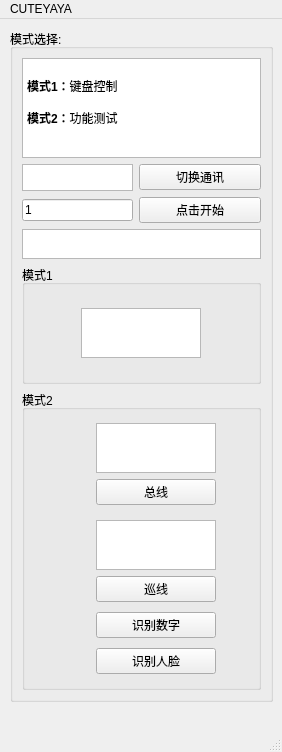
<?xml version="1.0" encoding="UTF-8"?>
<ui version="4.0">
 <class>MainWindow</class>
 <widget class="QMainWindow" name="MainWindow">
  <property name="geometry">
   <rect>
    <x>0</x>
    <y>0</y>
    <width>282</width>
    <height>752</height>
   </rect>
  </property>
  <property name="windowTitle">
   <string>MainWindow</string>
  </property>
  <widget class="QWidget" name="centralwidget">
   <widget class="QWidget" name="gridLayoutWidget">
    <property name="geometry">
     <rect>
      <x>10</x>
      <y>10</y>
      <width>263</width>
      <height>673</height>
     </rect>
    </property>
    <layout class="QGridLayout" name="gridLayout">
     <item row="0" column="0">
      <widget class="QGroupBox" name="groupBox">
       <property name="maximumSize">
        <size>
         <width>400</width>
         <height>16777215</height>
        </size>
       </property>
       <property name="title">
        <string>模式选择:</string>
       </property>
       <layout class="QGridLayout" name="gridLayout_3">
        <item row="6" column="0" colspan="2">
         <widget class="QGroupBox" name="groupBox_2">
          <property name="maximumSize">
           <size>
            <width>300</width>
            <height>300</height>
           </size>
          </property>
          <property name="title">
           <string>模式2</string>
          </property>
          <layout class="QHBoxLayout" name="horizontalLayout">
           <item>
            <spacer name="horizontalSpacer">
             <property name="orientation">
              <enum>Qt::Horizontal</enum>
             </property>
             <property name="sizeType">
              <enum>QSizePolicy::Preferred</enum>
             </property>
             <property name="sizeHint" stdset="0">
              <size>
               <width>0</width>
               <height>0</height>
              </size>
             </property>
            </spacer>
           </item>
           <item>
            <spacer name="horizontalSpacer_2">
             <property name="orientation">
              <enum>Qt::Horizontal</enum>
             </property>
             <property name="sizeType">
              <enum>QSizePolicy::Maximum</enum>
             </property>
             <property name="sizeHint" stdset="0">
              <size>
               <width>30</width>
               <height>0</height>
              </size>
             </property>
            </spacer>
           </item>
           <item>
            <layout class="QVBoxLayout" name="verticalLayout_2">
             <item>
              <spacer name="verticalSpacer_6">
               <property name="orientation">
                <enum>Qt::Vertical</enum>
               </property>
               <property name="sizeType">
                <enum>QSizePolicy::Maximum</enum>
               </property>
               <property name="sizeHint" stdset="0">
                <size>
                 <width>20</width>
                 <height>40</height>
                </size>
               </property>
              </spacer>
             </item>
             <item>
              <widget class="QTextEdit" name="textEdit_6">
               <property name="maximumSize">
                <size>
                 <width>120</width>
                 <height>50</height>
                </size>
               </property>
              </widget>
             </item>
             <item>
              <widget class="QPushButton" name="pushButton_3">
               <property name="maximumSize">
                <size>
                 <width>120</width>
                 <height>16777215</height>
                </size>
               </property>
               <property name="text">
                <string>总线</string>
               </property>
              </widget>
             </item>
             <item>
              <spacer name="verticalSpacer_5">
               <property name="orientation">
                <enum>Qt::Vertical</enum>
               </property>
               <property name="sizeType">
                <enum>QSizePolicy::Maximum</enum>
               </property>
               <property name="sizeHint" stdset="0">
                <size>
                 <width>20</width>
                 <height>40</height>
                </size>
               </property>
              </spacer>
             </item>
             <item>
              <spacer name="verticalSpacer_3">
               <property name="orientation">
                <enum>Qt::Vertical</enum>
               </property>
               <property name="sizeType">
                <enum>QSizePolicy::Maximum</enum>
               </property>
               <property name="sizeHint" stdset="0">
                <size>
                 <width>20</width>
                 <height>40</height>
                </size>
               </property>
              </spacer>
             </item>
             <item>
              <widget class="QTextEdit" name="textEdit_8">
               <property name="maximumSize">
                <size>
                 <width>120</width>
                 <height>50</height>
                </size>
               </property>
              </widget>
             </item>
             <item>
              <widget class="QPushButton" name="pushButton_2">
               <property name="maximumSize">
                <size>
                 <width>120</width>
                 <height>16777215</height>
                </size>
               </property>
               <property name="text">
                <string>巡线</string>
               </property>
              </widget>
             </item>
             <item>
              <spacer name="verticalSpacer">
               <property name="orientation">
                <enum>Qt::Vertical</enum>
               </property>
               <property name="sizeType">
                <enum>QSizePolicy::Maximum</enum>
               </property>
               <property name="sizeHint" stdset="0">
                <size>
                 <width>20</width>
                 <height>40</height>
                </size>
               </property>
              </spacer>
             </item>
             <item>
              <widget class="QPushButton" name="pushButton_7">
               <property name="maximumSize">
                <size>
                 <width>120</width>
                 <height>16777215</height>
                </size>
               </property>
               <property name="text">
                <string>识别数字</string>
               </property>
              </widget>
             </item>
             <item>
              <spacer name="verticalSpacer_2">
               <property name="orientation">
                <enum>Qt::Vertical</enum>
               </property>
               <property name="sizeType">
                <enum>QSizePolicy::Maximum</enum>
               </property>
               <property name="sizeHint" stdset="0">
                <size>
                 <width>20</width>
                 <height>40</height>
                </size>
               </property>
              </spacer>
             </item>
             <item>
              <widget class="QPushButton" name="pushButton_8">
               <property name="maximumSize">
                <size>
                 <width>120</width>
                 <height>16777215</height>
                </size>
               </property>
               <property name="text">
                <string>识别人脸</string>
               </property>
              </widget>
             </item>
             <item>
              <spacer name="verticalSpacer_4">
               <property name="orientation">
                <enum>Qt::Vertical</enum>
               </property>
               <property name="sizeType">
                <enum>QSizePolicy::Maximum</enum>
               </property>
               <property name="sizeHint" stdset="0">
                <size>
                 <width>20</width>
                 <height>40</height>
                </size>
               </property>
              </spacer>
             </item>
            </layout>
           </item>
          </layout>
         </widget>
        </item>
        <item row="0" column="0" colspan="2">
         <widget class="QTextEdit" name="textEdit_2">
          <property name="maximumSize">
           <size>
            <width>300</width>
            <height>100</height>
           </size>
          </property>
          <property name="html">
           <string>&lt;!DOCTYPE HTML PUBLIC &quot;-//W3C//DTD HTML 4.0//EN&quot; &quot;http://www.w3.org/TR/REC-html40/strict.dtd&quot;&gt;
&lt;html&gt;&lt;head&gt;&lt;meta name=&quot;qrichtext&quot; content=&quot;1&quot; /&gt;&lt;style type=&quot;text/css&quot;&gt;
p, li { white-space: pre-wrap; }
&lt;/style&gt;&lt;/head&gt;&lt;body style=&quot; font-family:'SimSun'; font-size:9pt; font-weight:400; font-style:normal;&quot;&gt;
&lt;p style=&quot;-qt-paragraph-type:empty; margin-top:0px; margin-bottom:0px; margin-left:0px; margin-right:0px; -qt-block-indent:0; text-indent:0px;&quot;&gt;&lt;br /&gt;&lt;/p&gt;
&lt;p style=&quot; margin-top:0px; margin-bottom:0px; margin-left:0px; margin-right:0px; -qt-block-indent:0; text-indent:0px;&quot;&gt;&lt;span style=&quot; font-weight:600;&quot;&gt;模式1：&lt;/span&gt;键盘控制&lt;/p&gt;
&lt;p style=&quot;-qt-paragraph-type:empty; margin-top:0px; margin-bottom:0px; margin-left:0px; margin-right:0px; -qt-block-indent:0; text-indent:0px;&quot;&gt;&lt;br /&gt;&lt;/p&gt;
&lt;p style=&quot; margin-top:0px; margin-bottom:0px; margin-left:0px; margin-right:0px; -qt-block-indent:0; text-indent:0px;&quot;&gt;&lt;span style=&quot; font-weight:600;&quot;&gt;模式2：&lt;/span&gt;功能测试&lt;/p&gt;&lt;/body&gt;&lt;/html&gt;</string>
          </property>
         </widget>
        </item>
        <item row="2" column="1">
         <widget class="QPushButton" name="pushButton">
          <property name="text">
           <string>点击开始</string>
          </property>
          <property name="checkable">
           <bool>false</bool>
          </property>
          <property name="autoDefault">
           <bool>false</bool>
          </property>
         </widget>
        </item>
        <item row="2" column="0">
         <widget class="QLineEdit" name="lineEdit">
          <property name="maximumSize">
           <size>
            <width>120</width>
            <height>16777215</height>
           </size>
          </property>
          <property name="text">
           <string>1</string>
          </property>
         </widget>
        </item>
        <item row="1" column="0">
         <widget class="QTextEdit" name="textEdit_7">
          <property name="maximumSize">
           <size>
            <width>120</width>
            <height>27</height>
           </size>
          </property>
         </widget>
        </item>
        <item row="1" column="1">
         <widget class="QPushButton" name="pushButton_4">
          <property name="text">
           <string>切换通讯</string>
          </property>
          <property name="checkable">
           <bool>false</bool>
          </property>
          <property name="autoDefault">
           <bool>false</bool>
          </property>
         </widget>
        </item>
        <item row="4" column="0" colspan="2">
         <widget class="QGroupBox" name="groupBox_3">
          <property name="maximumSize">
           <size>
            <width>300</width>
            <height>300</height>
           </size>
          </property>
          <property name="title">
           <string>模式1</string>
          </property>
          <layout class="QGridLayout" name="gridLayout_2">
           <item row="2" column="0">
            <widget class="QTextEdit" name="textEdit_5">
             <property name="maximumSize">
              <size>
               <width>120</width>
               <height>50</height>
              </size>
             </property>
            </widget>
           </item>
          </layout>
         </widget>
        </item>
        <item row="3" column="0" colspan="2">
         <widget class="QTextEdit" name="textEdit_9">
          <property name="maximumSize">
           <size>
            <width>300</width>
            <height>30</height>
           </size>
          </property>
         </widget>
        </item>
       </layout>
      </widget>
     </item>
    </layout>
   </widget>
  </widget>
  <widget class="QMenuBar" name="menubar">
   <property name="geometry">
    <rect>
     <x>0</x>
     <y>0</y>
     <width>282</width>
     <height>26</height>
    </rect>
   </property>
   <widget class="QMenu" name="menuCUTEYAYA">
    <property name="title">
     <string>CUTEYAYA</string>
    </property>
   </widget>
   <addaction name="menuCUTEYAYA"/>
  </widget>
  <widget class="QStatusBar" name="statusbar"/>
 </widget>
 <resources/>
 <connections/>
</ui>
